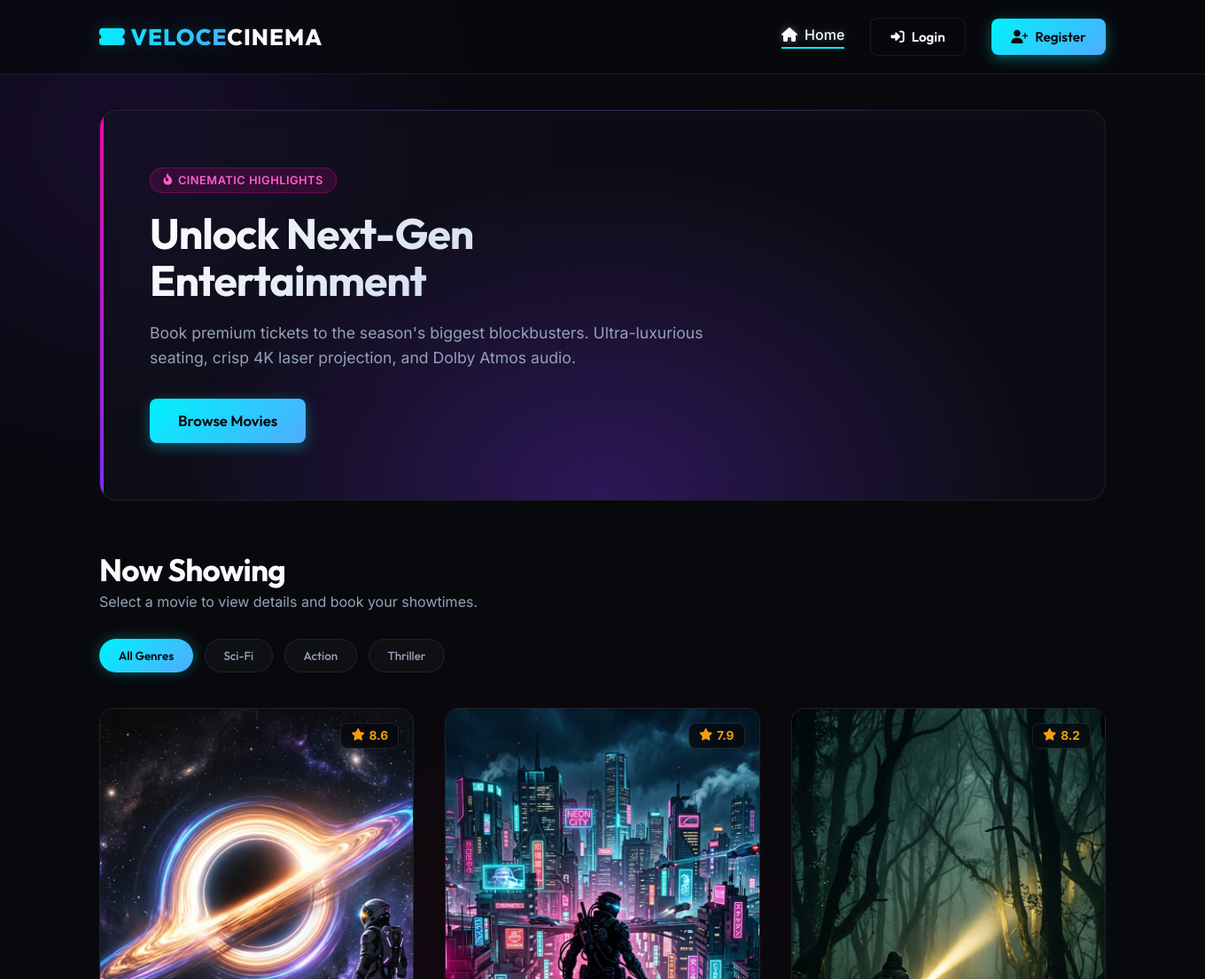
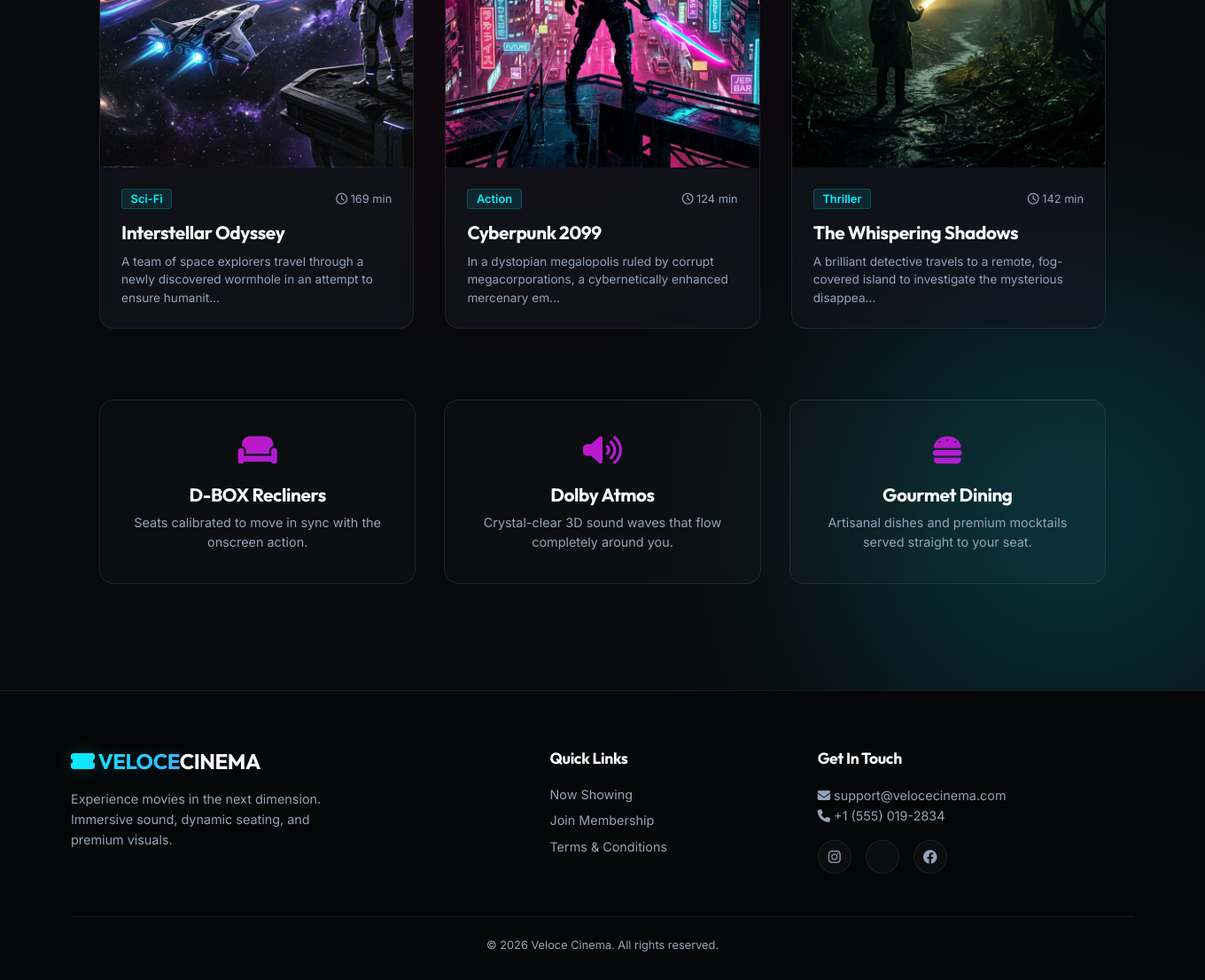
The page / on the database its author committed (2 pictures, top to bottom).
### app.py (models this page shows)
class Movie(db.Model):
    id = db.Column(db.Integer, primary_key=True)
    title = db.Column(db.String(150), nullable=False)
    description = db.Column(db.Text, nullable=False)
    genre = db.Column(db.String(100), nullable=False)
    duration = db.Column(db.Integer, nullable=False)
    rating = db.Column(db.Float, nullable=False)
    poster_path = db.Column(db.String(200), nullable=False)
    shows = db.relationship(
        'Show',
        backref='movie',
        cascade="all, delete-orphan",
        lazy=True
    )

### app.py (the view)
@app.route('/')
def home():
    print("Loading templates from :", app.template_folder)
    movies = Movie.query.all()
    return render_template('index.html', movies=movies)

### app.py (called while the page is built)
@app.context_processor
def inject_user():
    user = None
    if 'user_id' in session:
        user = db.session.get(User, session['user_id'])
    return dict(current_user=user)

### templates/index.html (shortened to what this page needs)
{% extends 'base.html' %}
{% block content %}
<section class="hero-banner">
    <div class="hero-content">
        <span class="hero-badge"><i class="fa-solid fa-fire-flame-curved"></i> Cinematic Highlights</span>
        <h1>Unlock Next-Gen Entertainment</h1>
        <p>Book premium tickets to the season's biggest blockbusters. Ultra-luxurious seating, crisp 4K laser projection, and Dolby Atmos audio.</p>
        <div class="hero-actions">
            <a href="#now-showing" class="btn btn-primary btn-large">Browse Movies</a>
        </div>
    </div>
</section>
<section id="now-showing" class="movie-section">
    <div class="section-header">
        <h2>Now Showing</h2>
        <p>Select a movie to view details and book your showtimes.</p>
    </div>
    <div class="genre-filter-tabs">
        <button class="filter-tab active" onclick="filterGenre('all')">All Genres</button>
        <button class="filter-tab" onclick="filterGenre('Sci-Fi')">Sci-Fi</button>
        <button class="filter-tab" onclick="filterGenre('Action')">Action</button>
        <button class="filter-tab" onclick="filterGenre('Thriller')">Thriller</button>
    </div>
    <div class="movies-grid">
        {% for movie in movies %}
        <div class="movie-card" data-genre="{{ movie.genre }}">
            <div class="movie-poster-container">
                <img src="{{ url_for('static', filename='img/' + movie.poster_path) }}" alt="{{ movie.title }} Poster" class="movie-poster">
                <div class="movie-rating-badge">
                    <i class="fa-solid fa-star"></i> {{ movie.rating }}
                </div>
            </div>
            <div class="movie-details">
                <div class="movie-meta">
                    <span class="movie-genre-badge">{{ movie.genre.split('/')[0].strip() }}</span>
                    <span class="movie-duration"><i class="fa-regular fa-clock"></i> {{ movie.duration }} min</span>
                </div>
                <h3 class="movie-title"><a href="{{ url_for('movie_detail', movie_id=movie.id) }}">{{ movie.title }}</a></h3>
                <p class="movie-excerpt">{{ movie.description[:100] }}...</p>
            </div>
        </div>
        {% endfor %}
    </div>
</section>
<section class="experience-promo">
    <div class="promo-card">
        <div class="promo-icon"><i class="fa-solid fa-couch"></i></div>
        <h3>D-BOX Recliners</h3>
        <p>Seats calibrated to move in sync with the onscreen action.</p>
    </div>
    <div class="promo-card">
        <div class="promo-icon"><i class="fa-solid fa-volume-high"></i></div>
        <h3>Dolby Atmos</h3>
        <p>Crystal-clear 3D sound waves that flow completely around you.</p>
    </div>
    <div class="promo-card">
        <div class="promo-icon"><i class="fa-solid fa-burger"></i></div>
        <h3>Gourmet Dining</h3>
        <p>Artisanal dishes and premium mocktails served straight to your seat.</p>
    </div>
</section>
{% endblock %}

### templates/base.html (shortened to what this page needs)
<!DOCTYPE html>
<html lang="en">
<head>
    <link rel="stylesheet" href="https://cdnjs.cloudflare.com/ajax/libs/font-awesome/6.4.0/css/all.min.css">
    <link rel="stylesheet" href="{{ url_for('static', filename='css/style.css') }}">
</head>
<body>
    <div class="bg-glow bg-glow-1"></div>
    <div class="bg-glow bg-glow-2"></div>
    <header class="navbar-wrapper">
        <nav class="navbar">
            <div class="logo">
                <a href="{{ url_for('home') }}">
                    <span class="logo-accent"><i class="fa-solid fa-ticket-simple"></i> VELOCE</span>CINEMA
                </a>
            </div>
            <div class="nav-links">
                <a href="{{ url_for('home') }}" class="nav-item {% if request.endpoint == 'home' %}active{% endif %}">
                    <i class="fa-solid fa-house"></i> Home
                </a>
                {% if current_user %}
                    <a href="{{ url_for('profile') }}" class="nav-item {% if request.endpoint == 'profile' %}active{% endif %}">
                        <i class="fa-solid fa-user-astronaut"></i> My Bookings
                    </a>
                    {% if current_user.role == 'admin' %}
                        <a href="{{ url_for('admin_dashboard') }}" class="nav-item {% if request.endpoint == 'admin_dashboard' %}active{% endif %}">
                            <i class="fa-solid fa-chart-line"></i> Admin Panel
                        </a>
                    {% endif %}
                    <span class="user-greeting">
                        Hello, <strong>{{ current_user.username }}</strong>
                    </span>
                    <a href="{{ url_for('logout') }}" class="btn btn-outline nav-btn">
                        <i class="fa-solid fa-right-from-bracket"></i> Logout
                    </a>
                {% else %}
                    <a href="{{ url_for('login') }}" class="btn btn-outline nav-btn">
                        <i class="fa-solid fa-right-to-bracket"></i> Login
                    </a>
                    <a href="{{ url_for('register') }}" class="btn btn-primary nav-btn">
                        <i class="fa-solid fa-user-plus"></i> Register
                    </a>
                {% endif %}
            </div>
        </nav>
    </header>
    <main class="content-container">
        {% block content %}{% endblock %}
    </main>
    <footer class="footer">
        <div class="footer-content">
            <div class="footer-section brand">
                <h2><span class="logo-accent"><i class="fa-solid fa-ticket-simple"></i> VELOCE</span>CINEMA</h2>
                <p>Experience movies in the next dimension. Immersive sound, dynamic seating, and premium visuals.</p>
            </div>
            <div class="footer-section links">
                <h3>Quick Links</h3>
                <ul>
                    <li><a href="{{ url_for('home') }}">Now Showing</a></li>
                    <li><a href="{{ url_for('register') }}">Join Membership</a></li>
                    <li><a href="#">Terms & Conditions</a></li>
                </ul>
            </div>
            <div class="footer-section contact">
                <h3>Get In Touch</h3>
                <p><i class="fa-solid fa-envelope"></i> support@velocecinema.com</p>
                <p><i class="fa-solid fa-phone"></i> +1 (555) 019-2834</p>
                <div class="socials">
                    <a href="#"><i class="fa-brands fa-instagram"></i></a>
                    <a href="#"></a>
                    <a href="#"><i class="fa-brands fa-facebook"></i></a>
                </div>
            </div>
        </div>
        <div class="footer-bottom">
            <p>&copy; 2026 Veloce Cinema. All rights reserved.</p>
        </div>
    </footer>
</body>
</html>

### rows shown on the page
Movie: poster_path (picture), rating "8.6", genre.split "Sci-Fi", duration "169", title "Interstellar Odyssey", description "A team of space explorers travel through a newly discovered wormhole in an attempt to ensure humanit"
Movie: poster_path (picture), rating "7.9", genre.split "Action", duration "124", title "Cyberpunk 2099", description "In a dystopian megalopolis ruled by corrupt megacorporations, a cybernetically enhanced mercenary em"
Movie: poster_path (picture), rating "8.2", genre.split "Thriller", duration "142", title "The Whispering Shadows", description "A brilliant detective travels to a remote, fog-covered island to investigate the mysterious disappea"
